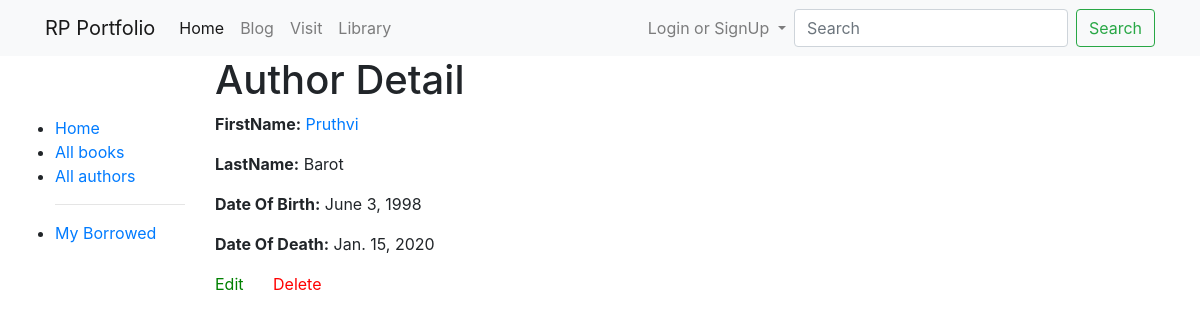
The page /library/author/1 on the database its author committed.
### library/models.py (models this page shows, shortened)
class Author(models.Model):
    first_name = models.CharField(max_length=100)
    last_name = models.CharField(max_length=100)
    date_of_birth = models.DateField(null=True, blank=True)
    date_of_death = models.DateField('Died', null=True, blank=True)
    class Meta:
        ordering = ['last_name']

### library/views.py (the view)
# urls.py: path('author/<int:pk>',views.AuthorDetailView.as_view(),name="author-detail"),
class AuthorDetailView(generic.DetailView):
	model = Author
	template_name = 'author_detail.html'

### library/templates/author_detail.html
{% extends "base_generic.html" %}
{% block content %}
  <h1>Author Detail</h1>
  <p><strong>FirstName:</strong> <a href="">{{ author.first_name }}</a></p>
  <p><strong>LastName:</strong> {{ author.last_name }}</p>
  <p><strong>Date Of Birth:</strong> {{ author.date_of_birth }}</p>
  <p><strong>Date Of Death:</strong> {{ author.date_of_death }}</p>
  <p><a href="{% url 'author_update' author.pk %}" style="color: green;"> Edit </a> <a href="{% url 'author_delete' author.pk %}" style="margin-left: 25px; color: red;"> Delete </a></p>
{% endblock %}

### rows shown on the page
Author: first_name "Pruthvi", last_name "Barot", date_of_birth "June 3, 1998", date_of_death "Jan. 15, 2020"
